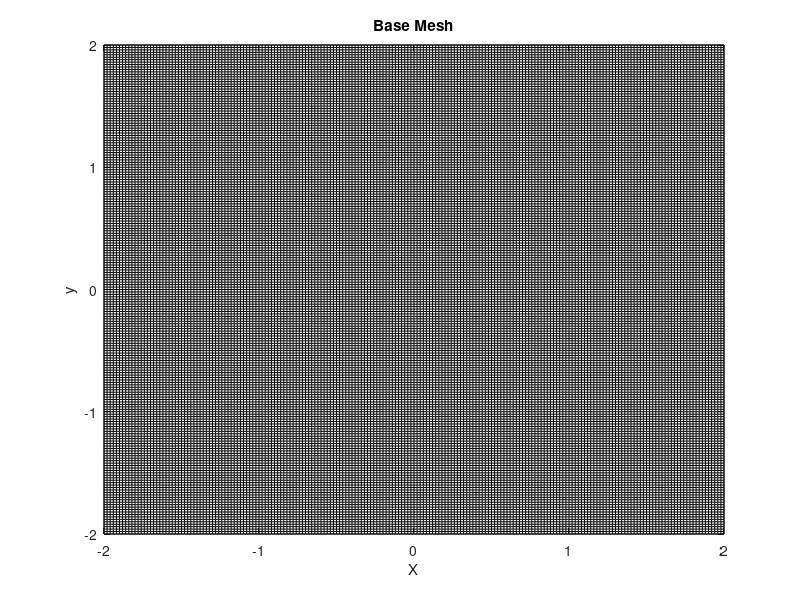
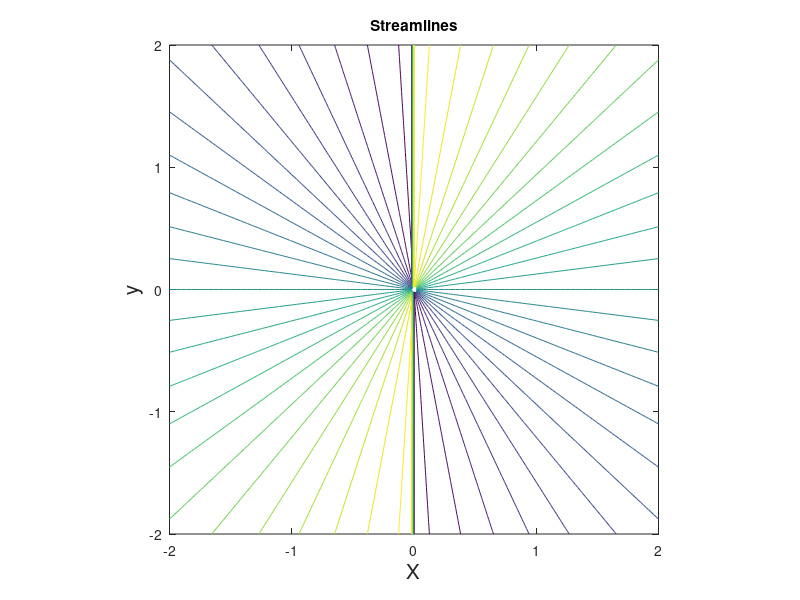
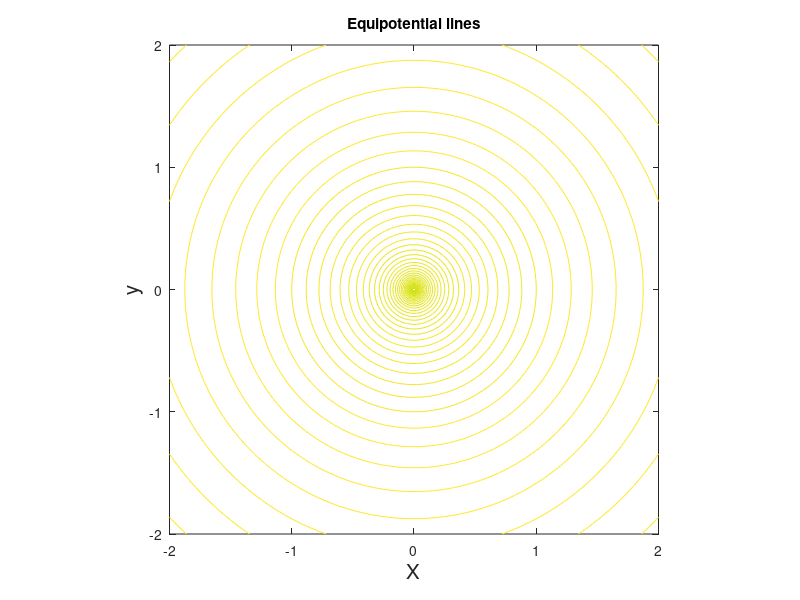
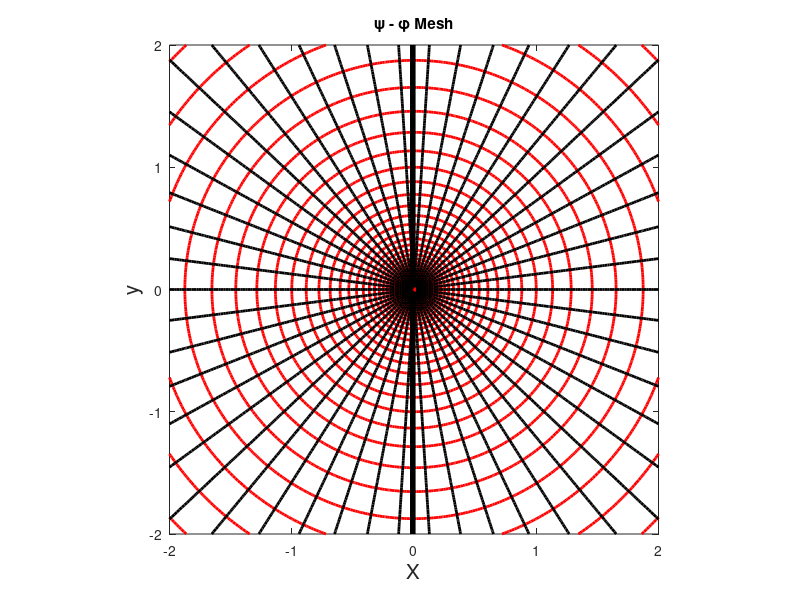

The MATLAB source for these figures, in order:
clear all; close all; clc

% This program simulates the source flow

M = 1; % source strength

% Grid
x = -2:0.02:2;
y = -2:0.02:2;

for m = 1:length(x)
    for n = 1:length(y)
        X(m,n) = x(m);
        Y(m,n) = y(n);

        % Stream Function
        psi_Source(m,n) = (M/(2*pi))*atan(y(n)/x(m));

        % potential Function
        phi_Source(m,n) = (M/(4*pi))*log(x(m)^2 + y(n)^2);
    end
end

figure(1)
plot(X,Y,'-k',X',Y','-k')
xlabel('X')
ylabel('y')
title('Base Mesh')

figure(2)
% Streamlines
contour(X,Y,psi_Source,-10:0.02:5)
xlabel('X','FontSize',15)
ylabel('y','FontSize',15)
title('Streamlines')
axis square

figure(3)
% Equipotential lines
contour(X,Y,phi_Source,-10:0.02:5)
xlabel('X','FontSize',15)
ylabel('y','FontSize',15)
title('Equipotential lines')
axis square

figure(4)
% Psi-Phi Mesh
contour(X,Y,phi_Source,-10:0.02:5,'r','LineWidth',2)
hold on
contour(X,Y,psi_Source,-10:0.02:5,'k','LineWidth',2)
xlabel('X','FontSize',15)
ylabel('y','FontSize',15)
title('\psi - \phi Mesh')
axis square
hold off

figure(5)
% stream contour
contourf(X,Y,psi_Source,-10:0.02:5)
xlabel('X','FontSize',15)
ylabel('y','FontSize',15)
title('stream contour')
axis square


